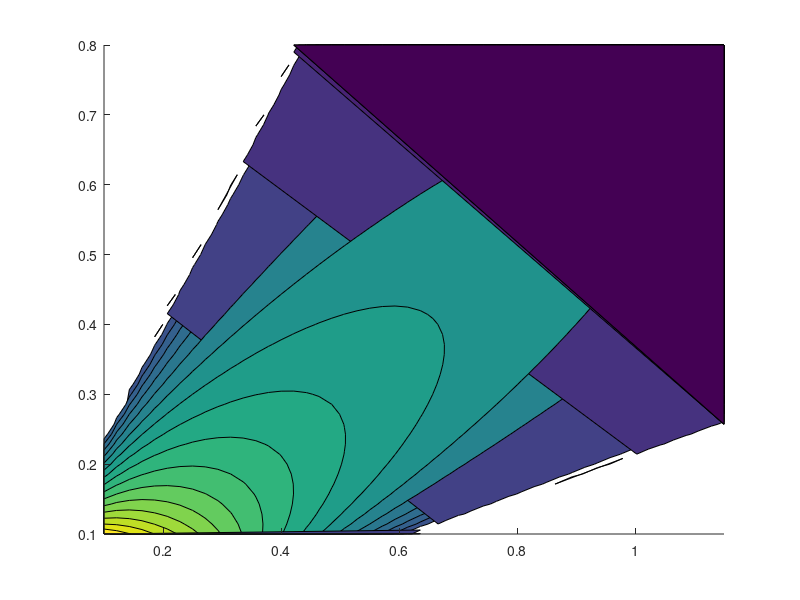

The MATLAB script that drew this image: (Note: this script raises an error after producing the figure.)
% System Parameters
Vdc = 1250;         % DC link voltage (V)
L = 500e-6;         % Inductance (H)
Imax = 360;         % Target current (A)
M2_max = 0.8;       % Maximum M2 allowed

% Operating Ranges
M1_range = linspace(0.1, 1.15, 50);  % EV inverter modulation index
M2_range = linspace(0.1, M2_max, 50); % Load inverter modulation index
f_base = 50;                         % Base frequency (Hz)
f_max = 500;                         % Max frequency (Hz at M1=1.15)

% Initialize matrices
delta_map = nan(length(M1_range), length(M2_range));
pf_map = nan(length(M1_range), length(M2_range));
frequencies = zeros(length(M1_range), 1);

for i = 1:length(M1_range)
    M1 = M1_range(i);
    
    % Calculate frequency (proportional to M1)
    frequencies(i) = f_base + (f_max - f_base)*(M1/1.15);
    omega = 2*pi*frequencies(i);
    
    for j = 1:length(M2_range)
        M2 = M2_range(j);
        
        % Solve for delta that gives exactly Imax
        cos_delta = (M1^2 + M2^2 - (2*omega*L*Imax/Vdc)^2)/(2*M1*M2);
        
        if abs(cos_delta) <= 1
            delta = acosd(cos_delta);
            delta_map(i,j) = delta;
            
            % Calculate power factor for M1 (voltage source)
            V1_phasor = (Vdc/2)*M1;
            V2_phasor = (Vdc/2)*M2*exp(1i*deg2rad(delta));
            I_phasor = (V1_phasor - V2_phasor)/(1i*omega*L);
            
            % Power factor = cos(θ_v - θ_i)
            pf_map(i,j) = cos(angle(V1_phasor) - angle(I_phasor));
        end
    end
end

% Create meshgrid for plotting
[M1_grid, M2_grid] = meshgrid(M1_range, M2_range);

%% Phase Shift Contour Plot
figure;
contourf(M1_grid, M2_grid, delta_map', 20, 'EdgeColor', 'none');
xlabel('M1 (EV Modulation Index)');
ylabel('M2 (Load Modulation Index)');
title('Phase Shift (\delta) Required for 360A Current');
colorbar;
colormap jet;
caxis([0 90]);
hold on;
contour(M1_grid, M2_grid, delta_map', [0:10:90], 'EdgeColor', 'k', 'ShowText', 'on');

%% Power Factor Contour Plot
figure;
contourf(M1_grid, M2_grid, pf_map', 20, 'EdgeColor', 'none');
xlabel('M1 (EV Modulation Index)');
ylabel('M2 (Load Modulation Index)');
title('Power Factor at M1 Voltage Source');
colorbar;
colormap jet;
caxis([0.8 1.0]);
hold on;
contour(M1_grid, M2_grid, pf_map', [0.8:0.02:1.0], 'EdgeColor', 'k', 'ShowText', 'on');

%% Power Factor vs M1 for Fixed M2 Values
figure;
hold on;
colors = lines(5);
M2_slices = [0.2 0.4 0.6 0.8];
for k = 1:length(M2_slices)
    [~, idx] = min(abs(M2_range - M2_slices(k)));
    plot(M1_range, pf_map(:,idx), 'LineWidth', 2, 'Color', colors(k,:));
end
xlabel('M1 (EV Modulation Index)');
ylabel('Power Factor');
title('Power Factor vs M1 for Fixed M2 Values');
grid on;
legend(cellstr(num2str(M2_slices', 'M2=%.1f')), 'Location', 'best');
ylim([0.8 1.01]);

%% Frequency Profile (for reference)
figure;
plot(M1_range, frequencies, 'LineWidth', 2);
xlabel('M1 (EV Modulation Index)');
ylabel('Frequency (Hz)');
title('Operating Frequency vs M1');
grid on;
